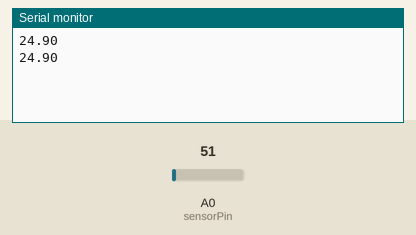
Simulated run of this sketch. Board: Arduino Uno, built with avr-gcc and run on an emulated ATmega328P. Parts: the last lines printed to the serial monitor. The inputs (shaded band) are chosen by the test bench; at power-on: A0 (sensorPin) = 51.

Above: at 1.8 s.
1.9 s: A0 (sensorPin) set to 61
At 2.7 s:
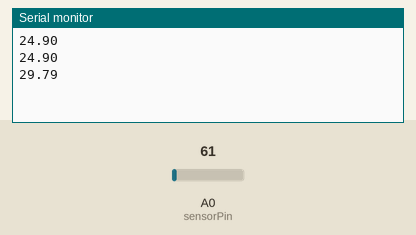
3.4 s: A0 (sensorPin) set to 71
At 4.8 s:
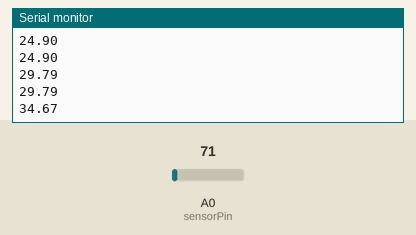
Timing chart, 0 to 6.4 s (numbered marks = the images above; inputs shaded):
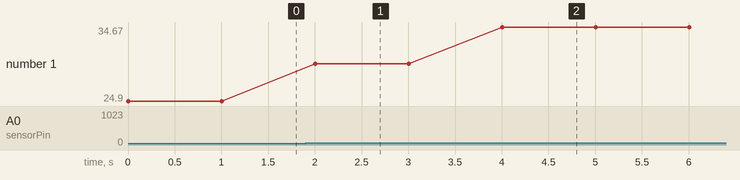

The sketch:

lm35.ino
```cpp
// Define the analog pin, the LM35's Vout pin is connected to
#define sensorPin A0

void setup() {
  // Begin serial communication at 9600 baud rate
  Serial.begin(9600);
}

void loop() {
  // Get the voltage reading from the LM35
  int reading = analogRead(sensorPin);

  // Convert that reading into voltage
  float voltage = reading * (5.0 / 1024.0);

  // Convert the voltage into the temperature in Celsius
  float temperatureC = voltage * 100;

  // Print the temperature in Celsius
  Serial.print("\n");
  Serial.print(temperatureC);
  //Serial.print("\xC2\xB0"); // shows degree symbol
  //Serial.print("C");

  // Print the temperature in Fahrenheit
  //float temperatureF = (temperatureC * 9.0 / 5.0) + 32.0;
  //Serial.print(temperatureF);
  //Serial.print("\xC2\xB0"); // shows degree symbol
  //Serial.println("F");

  delay(1000); // wait a second between readings
}
```

Measured:
- after the input at 1.9 s, the serial monitor: prints a new line after 0.10 s (image 1)
- after the input at 3.4 s, the serial monitor: prints a new line after 0.60 s (image 2)
- plotted number 1: 24.9 → 29.79 after the input at 1.9 s, 29.79 → 34.67 after the input at 3.4 s
